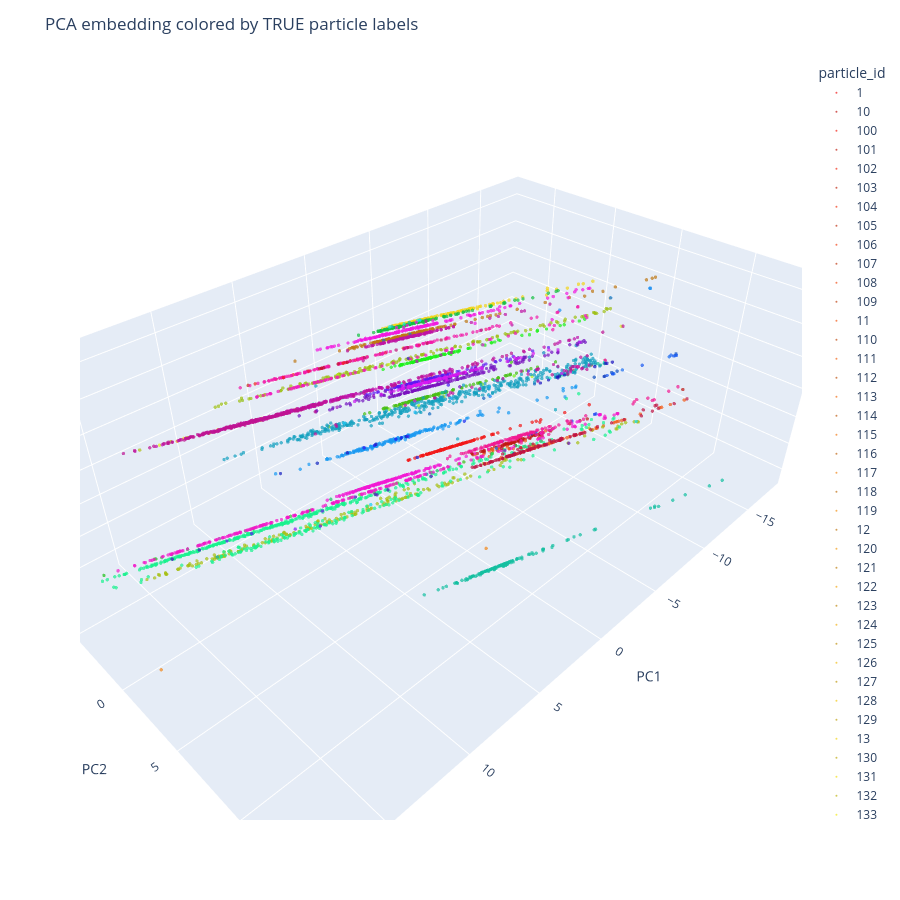
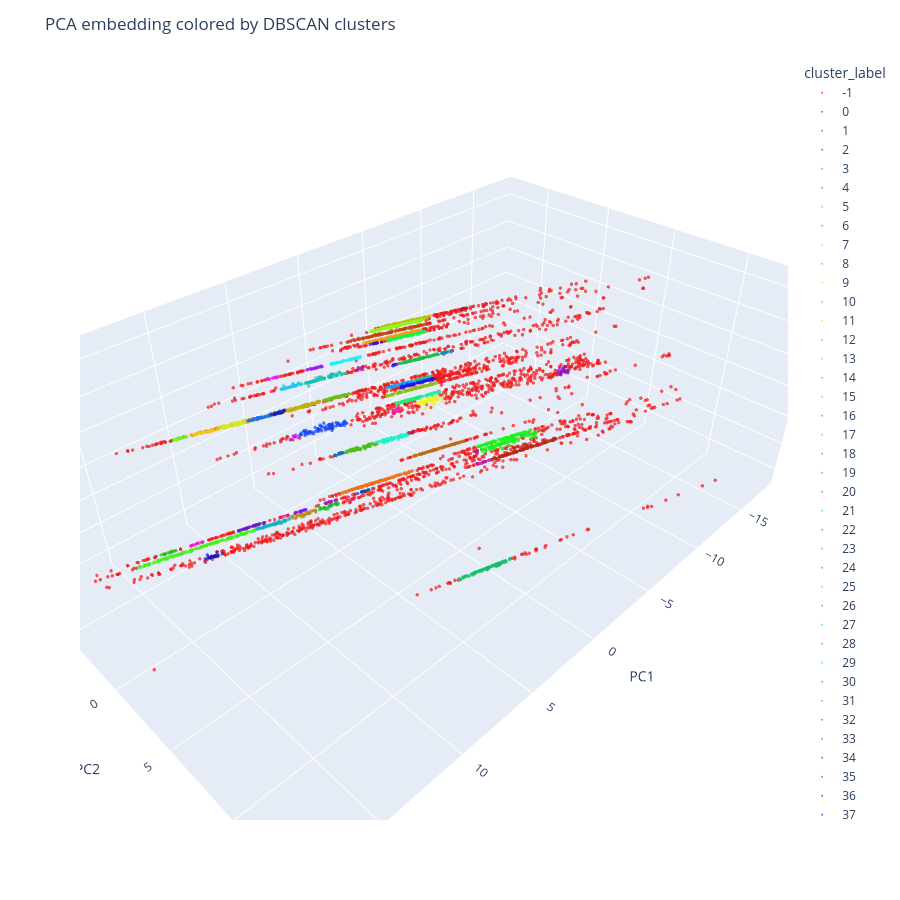

The notebook cell these images were saved under, in order:
### Code cell
import pandas as pd
import plotly.express as px
from sklearn.decomposition import PCA
from sklearn.cluster import DBSCAN
import colorsys


df_plot = (
    df_raw_hits_event
    .sample(min(len(df_raw_hits_event), int(1e6)), random_state=42)
    .reset_index(drop=True)
)
particle_ids_N = (
    df_plot["particle_number_original"]
    .astype("category")
    .cat.codes
    + 1
)

df_plot["particle_id"] = particle_ids_N.astype(str)
emb_cols = [f"emb{i}" for i in range(6)]

X = df_plot[emb_cols].values

pca = PCA(n_components=3)
X_pca = pca.fit_transform(X)

df_plot["PC1"] = X_pca[:, 0]
df_plot["PC2"] = X_pca[:, 1]
df_plot["PC3"] = X_pca[:, 2]

# print("Explained variance ratio:")
# print(pca.explained_variance_ratio_)
# print(
#     f"Total explained variance = "
#     f"{100*pca.explained_variance_ratio_.sum():.2f}%"
# )

labels = DBSCAN(
    eps=0.3,     
    min_samples=10,
    n_jobs=-1,
).fit_predict(X)

df_plot["cluster_label"] = labels.astype(str)

print(
    "Number of clusters:",
    len(set(labels)) - (1 if -1 in labels else 0)
)

print(
    "Noise hits:",
    (labels == -1).sum()
)

def make_colors(n):
    colors = []

    for i in range(n):
        h = i / max(n, 1)
        s = 0.90
        v = 0.95 if i % 2 == 0 else 0.75

        r, g, b = colorsys.hsv_to_rgb(h, s, v)

        colors.append(
            f"rgb({int(r*255)},{int(g*255)},{int(b*255)})"
        )

    return colors


truth_ids = sorted(df_plot["particle_id"].unique())
fig_truth = px.scatter_3d(
    df_plot,
    x="PC1",
    y="PC2",
    z="PC3",
    color="particle_id",
    color_discrete_sequence=make_colors(len(truth_ids)),
    category_orders={
        "particle_id": truth_ids
    },
    opacity=0.7,
)

fig_truth.update_traces(marker=dict(size=2))

fig_truth.update_layout(
    title="PCA embedding colored by TRUE particle labels",
    height=900,
)

fig_truth.show()
cluster_ids = sorted(
    df_plot["cluster_label"].unique(),
    key=lambda x: int(x)
)

fig_cluster = px.scatter_3d(
    df_plot,
    x="PC1",
    y="PC2",
    z="PC3",
    color="cluster_label",
    color_discrete_sequence=make_colors(len(cluster_ids)),
    category_orders={
        "cluster_label": cluster_ids
    },
    opacity=0.7,
)

fig_cluster.update_traces(marker=dict(size=2))

fig_cluster.update_layout(
    title="PCA embedding colored by DBSCAN clusters",
    height=900,
)

fig_cluster.show()
